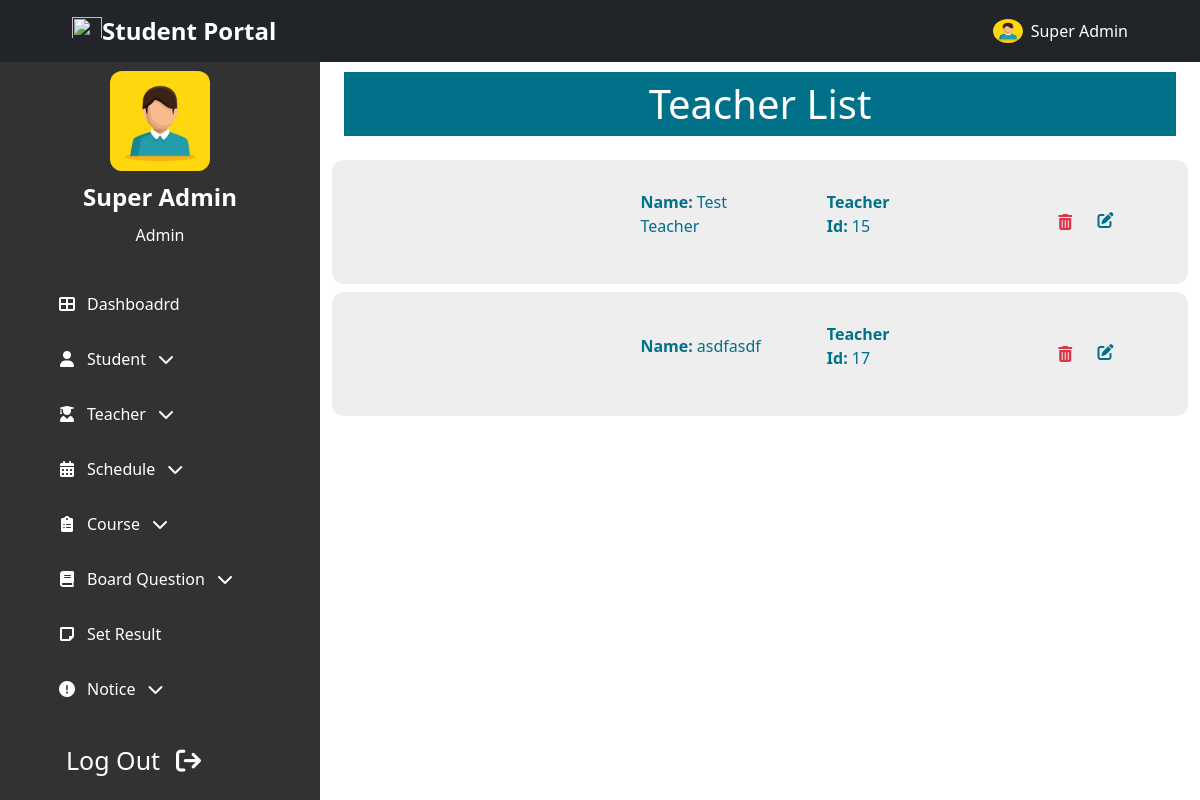
Page /admin/teacher_list.php (signed in) on the earlier database version.
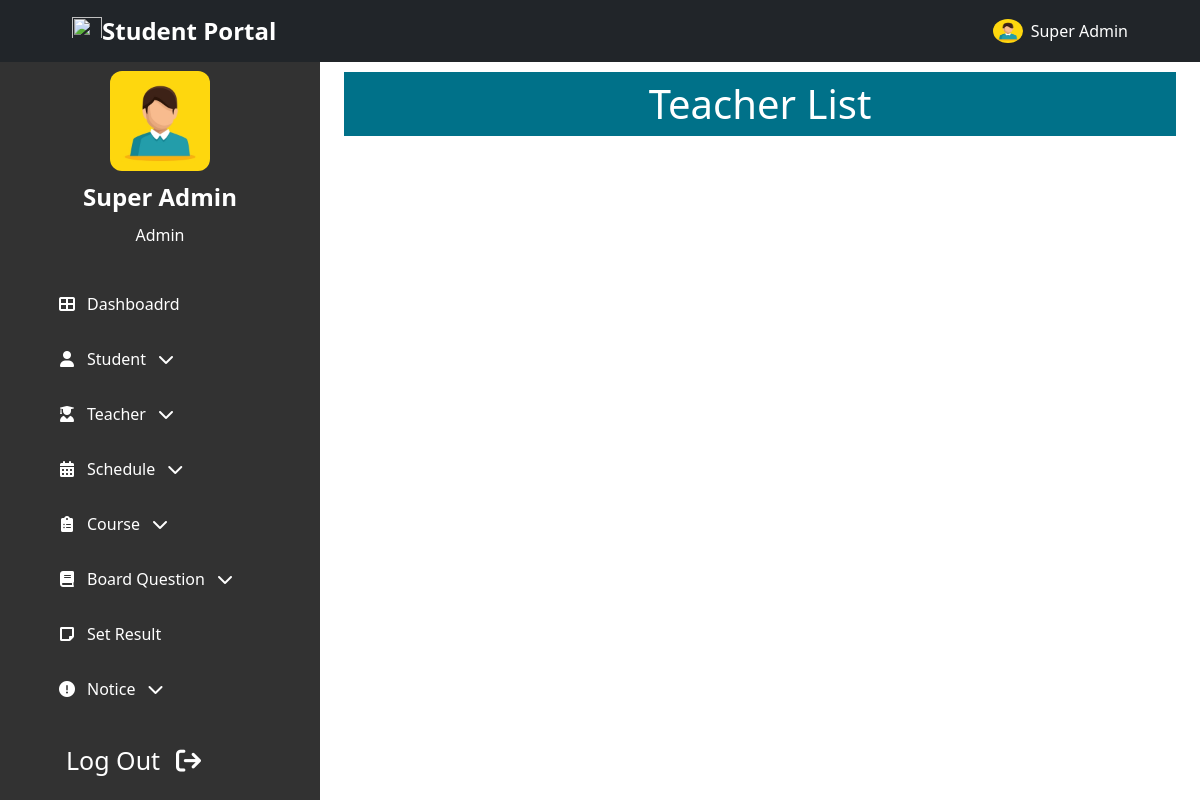
Same page on the later database version.
### tables this page shows
CREATE TABLE `Teachers` (
  `id` int NOT NULL,
  `name` varchar(100) NOT NULL,
  `father` varchar(100) NOT NULL,
  `mother` varchar(100) NOT NULL,
  `image` varchar(255) DEFAULT NULL,
  `nid` bigint DEFAULT NULL,
  `birthreg` bigint DEFAULT NULL,
  `tchr_id` int NOT NULL,
  `gender` varchar(10) NOT NULL,
  `blood` varchar(5) DEFAULT NULL,
  `religion` varchar(20) DEFAULT NULL,
  `present_addr` text NOT NULL,
  `parma_addr` text NOT NULL,
  `phone` varchar(15) NOT NULL,
  `email` varchar(100) NOT NULL,
  `interests` text,
  `updated_at` timestamp NOT NULL DEFAULT CURRENT_TIMESTAMP ON UPDATE CURRENT_TIMESTAMP,
  `created_at` timestamp NOT NULL DEFAULT CURRENT_TIMESTAMP
);

### admin/backend/teacher_list.php (called while the page is built, shortened)
<?php
    $sql    =   "SELECT * FROM `Teachers` WHERE 1";
    $query  =   mysqli_query($conn, $sql);
    $tchrs  =   mysqli_fetch_all($query, MYSQLI_ASSOC);
?>

### admin/teacher_list.php (the view, shortened to what this page needs)
<!DOCTYPE html>
<html lang="en">
<?php
    include "admin_head.php";
    include "backend/teacher_list.php";
?>
<body class="">
<?php include "../header_nav.php";?>
    <section class="header-container">
        <?php include "admin_sidebar.php";?>
    </section>
    <section id="home-container"  class="home-container active-2"">
        <div class="px-4 py-5 mt-4">
            <h1 class="common-background-2 p-2 text-center">Teacher List</h1>
            <div class="my-4">
                <?php
                    if(!empty($tchrs))
                    {
                        foreach($tchrs as $t)
                        {
                ?>
                        <div class="common-card row my-2 justify-content-between align-items-center">
                            <div class="col col-10 row justify-content-evenly align-items-center">
                                <div class="col col-8 col-lg-2">
                                </div>
                                <div class="col col-8 col-lg-2">
                                    <p><span class="fw-bold pe-1">Name:</span><?php echo $t['name']; ?></p>
                                </div>
                                <div class="col col-8 col-lg-2">
                                    <p><span class="fw-bold pe-1">Teacher Id:</span><?php echo $t['tchr_id']; ?></p>
                                </div>
                            </div>
                            <div class="col col-2 delete-edit-container">
                                <form method="post" style="display: contents;width: fit-content;">
                                    <button type="submit" name="delete" id="delete" class="btn text-danger" value="<?php echo $t['tchr_id']; ?>">
                                        <i class="fas fa-trash-alt px-0 px-lg-2"></i>
                                    </button>
                                </form>
                                <a class="no-text-decoration" href="../admin/edit_teacher.php?id=<?php echo $t['tchr_id']; ?>">
                                    <i class="fas fa-edit"></i>
                                </a>
                            </div>
                        </div>
                <?php
                        }
                    }
                ?>
        </div>
    </section>
</body>
</html>

Differences in the rows shown:
removed teachers: name "Test Teacher", tchr "15"
removed teachers: name "asdfasdf", tchr "17"
